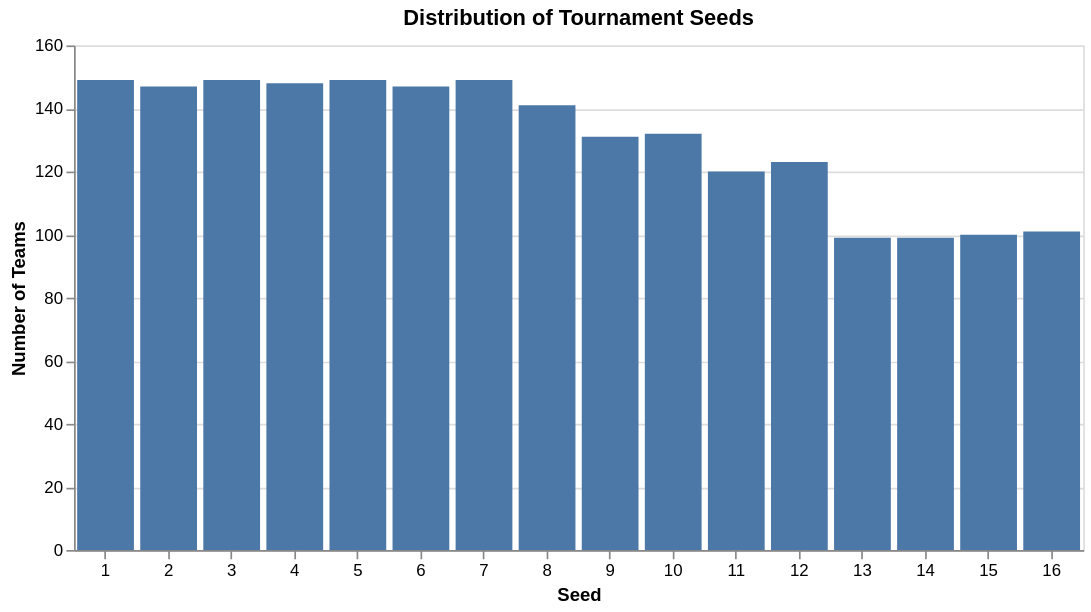

The cell this chart's notebook holds for it:
### Markdown cell above
## EDA

### Code cell
alt.Chart(marchmadness).mark_bar().encode(
    x=alt.X("seed:O").title("Seed").axis(alt.Axis(labelAngle=0)),
    y=alt.Y("count()", title="Number of Teams"),
).properties(title="Distribution of Tournament Seeds", width=600)

### Figure 1 — Vega-Lite specification as saved in the notebook (floating-point values rounded to 4 significant figures; data arrays with more than 128 entries replaced by an {"elided": "..."} marker saying what was removed)
{"config": {"view": {"continuousWidth": 300, "continuousHeight": 300}}, "data": {"name": "data-c93e697b85bdd5ad9bddf57d1dadf1b3"}, "mark": {"type": "bar"}, "encoding": {"x": {"axis": {"labelAngle": 0}, "field": "seed", "title": "Seed", "type": "ordinal"}, "y": {"aggregate": "count", "title": "Number of Teams", "type": "quantitative"}}, "title": "Distribution of Tournament Seeds", "width": 600, "$schema": "https://vega.github.io/schema/vega-lite/v5.20.1.json", "datasets": {"data-c93e697b85bdd5ad9bddf57d1dadf1b3": {"elided": "2084 records"}}}
